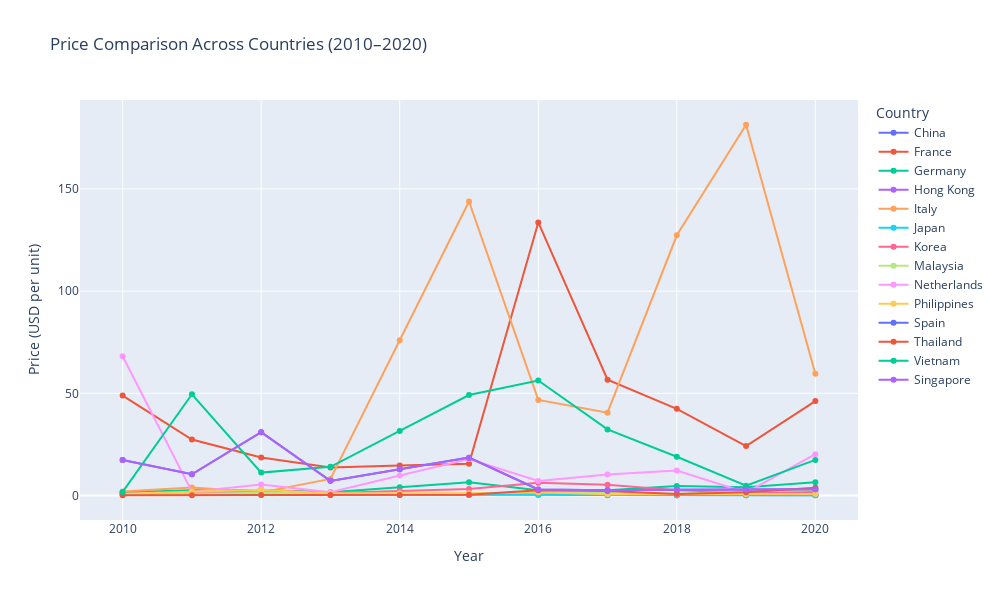

The notebook cell this image was saved under:
### Code cell
# Load the CSV file
price_data = pd.read_csv("prices.csv", index_col=0)

# Convert index to integer (years)
price_data.index = price_data.index.astype(int)

# Create the interactive Plotly figure
fig = go.Figure()

for country in price_data.columns:
    fig.add_trace(go.Scatter(
        x=price_data.index,
        y=price_data[country],
        mode='lines+markers',
        name=country
    ))

fig.update_layout(
    title='Price Comparison Across Countries (2010–2020)',
    xaxis_title='Year',
    yaxis_title='Price (USD per unit)',
    width=1000,
    height=600,
    legend_title='Country',
    hovermode='x unified'
)

fig.show()

### Figure 1 — Plotly figure (JSON) as saved in the notebook; plotly's stock layout.template omitted (floating-point values rounded to 4 significant figures)
{"data": [{"mode": "lines+markers", "name": "China", "type": "scatter", "visible": true, "x": [2010, 2011, 2012, 2013, 2014, 2015, 2016, 2017, 2018, 2019, 2020], "y": [1.004, 1.932, 1.22, 0.8075, 0.7902, 0.773, 0.538, 0.2565, 0.1381, 0.1575, 0.1974]}, {"mode": "lines+markers", "name": "France", "type": "scatter", "visible": true, "x": [2010, 2011, 2012, 2013, 2014, 2015, 2016, 2017, 2018, 2019, 2020], "y": [48.9, 27.43, 18.65, 13.76, 14.63, 15.5, 133.6, 56.69, 42.42, 24.19, 46.2]}, {"mode": "lines+markers", "name": "Germany", "type": "scatter", "visible": true, "x": [2010, 2011, 2012, 2013, 2014, 2015, 2016, 2017, 2018, 2019, 2020], "y": [1.664, 2.596, 2.653, 1.547, 4.031, 6.515, 2.618, 2.543, 4.639, 4.051, 6.508]}, {"mode": "lines+markers", "name": "Hong Kong", "type": "scatter", "visible": true, "x": [2010, 2011, 2012, 2013, 2014, 2015, 2016, 2017, 2018, 2019, 2020], "y": [0.7282, 1.557, 1.473, 1.275, 0.8615, 0.4474, 0.8504, 0.4776, 0.1928, 0.2469, 0.2251]}, {"mode": "lines+markers", "name": "Italy", "type": "scatter", "visible": true, "x": [2010, 2011, 2012, 2013, 2014, 2015, 2016, 2017, 2018, 2019, 2020], "y": [1.941, 3.928, 1.55, 8.142, 75.99, 143.8, 46.79, 40.56, 127.3, 181.4, 59.56]}, {"mode": "lines+markers", "name": "Japan", "type": "scatter", "visible": true, "x": [2010, 2011, 2012, 2013, 2014, 2015, 2016, 2017, 2018, 2019, 2020], "y": [0.7592, 0.7108, 0.4272, 0.3175, 0.2755, 0.2336, 0.2137, 0.1637, 0.1944, 0.1863, 0.1899]}, {"mode": "lines+markers", "name": "Korea", "type": "scatter", "visible": true, "x": [2010, 2011, 2012, 2013, 2014, 2015, 2016, 2017, 2018, 2019, 2020], "y": [0.9275, 1.234, 2.851, 1.21, 2.213, 3.217, 6.197, 5.291, 2.624, 1.56, 1.776]}, {"mode": "lines+markers", "name": "Malaysia", "type": "scatter", "visible": true, "x": [2010, 2011, 2012, 2013, 2014, 2015, 2016, 2017, 2018, 2019, 2020], "y": [0.2935, 0.674, 1.383, 0.9979, 1.003, 1.008, 1.651, 1.39, 0.9153, 1.965, 2.682]}, {"mode": "lines+markers", "name": "Netherlands", "type": "scatter", "visible": true, "x": [2010, 2011, 2012, 2013, 2014, 2015, 2016, 2017, 2018, 2019, 2020], "y": [68.16, 1.906, 5.343, 1.622, 9.754, 17.89, 7.09, 10.25, 12.19, 1.454, 20.21]}, {"mode": "lines+markers", "name": "Philippines", "type": "scatter", "visible": true, "x": [2010, 2011, 2012, 2013, 2014, 2015, 2016, 2017, 2018, 2019, 2020], "y": [0.8201, 2.013, 2.864, 0.9498, 1.017, 1.084, 1.608, 0.6399, 0.7574, 0.6601, 0.7696]}, {"mode": "lines+markers", "name": "Spain", "type": "scatter", "visible": true, "x": [2010, 2011, 2012, 2013, 2014, 2015, 2016, 2017, 2018, 2019, 2020], "y": [17.38, 10.4, 31.01, 7.173, 12.86, 18.54, 2.965, 2.619, 2.833, 2.871, 3.126]}, {"mode": "lines+markers", "name": "Thailand", "type": "scatter", "x": [2010, 2011, 2012, 2013, 2014, 2015, 2016, 2017, 2018, 2019, 2020], "y": [0.1581, 0.1883, 0.2336, 0.2103, 0.3119, 0.4135, 2.581, 2.187, 0.6888, 1.597, 3.774]}, {"mode": "lines+markers", "name": "Vietnam", "type": "scatter", "x": [2010, 2011, 2012, 2013, 2014, 2015, 2016, 2017, 2018, 2019, 2020], "y": [1.759, 49.55, 11.21, 14.05, 31.6, 49.15, 56.27, 32.35, 18.95, 4.777, 17.43]}, {"mode": "lines+markers", "name": "Singapore", "type": "scatter", "visible": true, "x": [2010, 2011, 2012, 2013, 2014, 2015, 2016, 2017, 2018, 2019, 2020], "y": [17.38, 10.4, 31.01, 7.173, 12.86, 18.54, 2.965, 2.619, 2.833, 2.871, 3.126]}], "layout": {"height": 600, "hovermode": "x unified", "legend": {"title": {"text": "Country"}}, "title": {"text": "Price Comparison Across Countries (2010–2020)"}, "width": 1000, "xaxis": {"autorange": true, "range": [2009.0, 2021.0], "title": {"text": "Year"}, "type": "linear"}, "yaxis": {"autorange": true, "range": [-11.97, 193.5], "title": {"text": "Price (USD per unit)"}, "type": "linear"}}}
